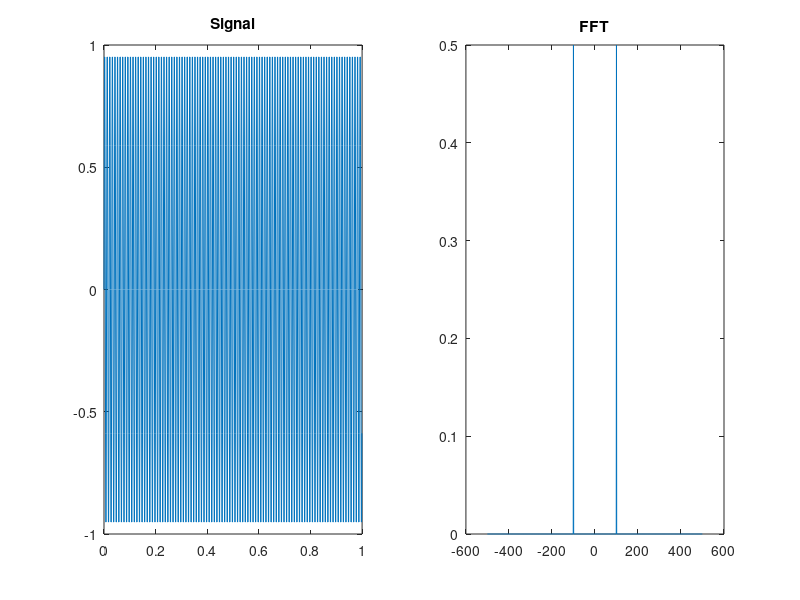

The MATLAB script that drew this image:
clear; clc; close all;

% Calculate and plot the absolute of fft for the specified signal.
% Is the peak frequency correct, and can you explain why the spectrum looks
% this way?

fs = 1e3; % Sampling frequency in Hertz
t = 0:(1/fs):1; % Sampling period
t = t(1:(end-1)); % Time vector
N = length(t); % Number of samples
y = sin(2*pi*100*t); % Signal

subplot(1, 2, 1);
plot(t, y);
title('Signal');

Y = fft(y); % FFT computation
Y = fftshift(Y); % unfold
Y = Y/N;

dt = mean(diff(t)); % sample spacing
N = length(t);
df = 1/(N*dt); % frequency spacing
fi = (0:(N-1)) - floor(N/2); % unfolded index
f = df*fi; % frequency vector

subplot(1, 2, 2);
plot(f, abs(Y)); % amplitude vs frequency
% plot(f, abs(Y).^2); % power vs frequency
title('FFT');